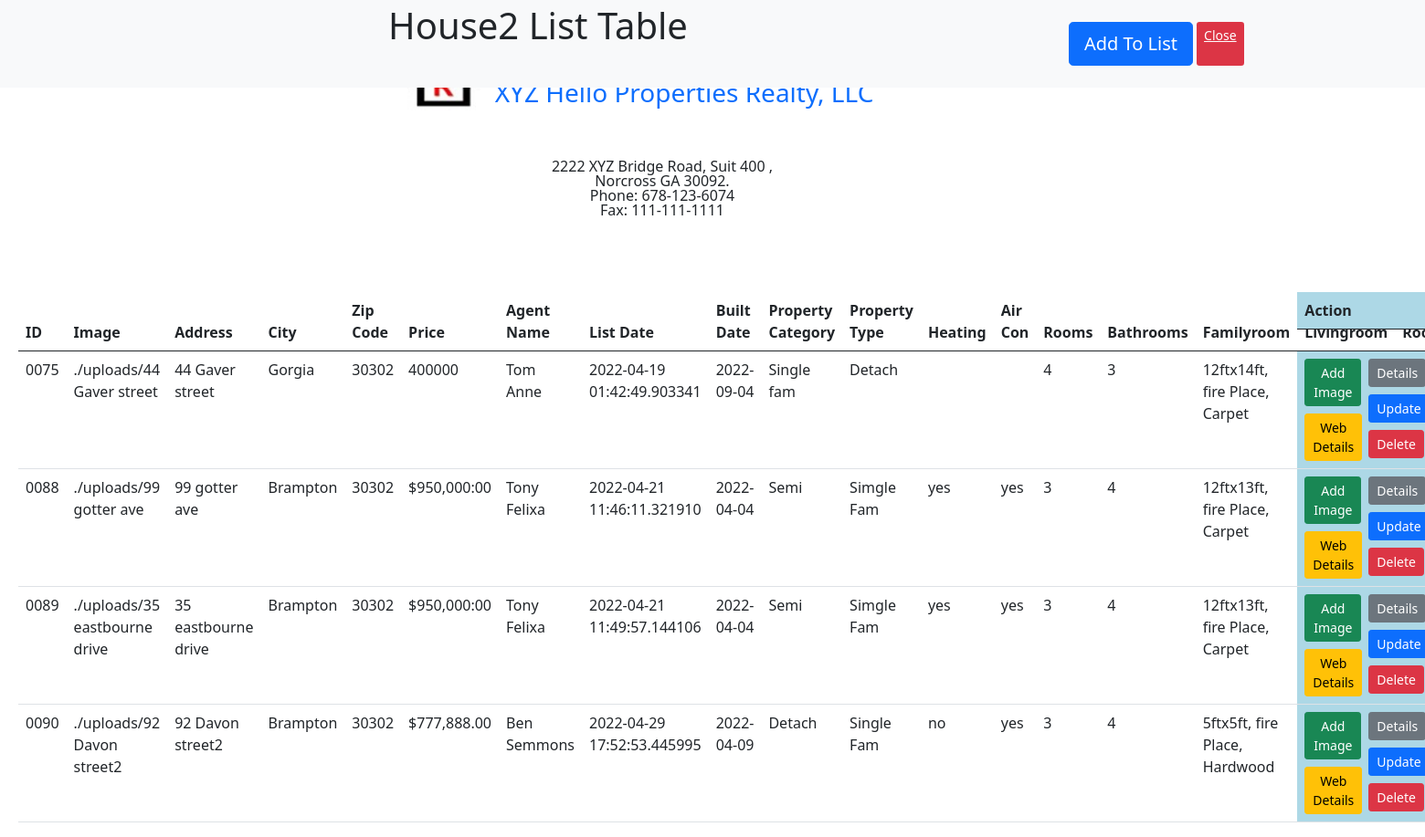
The page / on the database its author committed.
### tables this page shows
CREATE TABLE `house2` (
  `propId` int(4) UNSIGNED ZEROFILL NOT NULL,
  `img_name` varchar(1000) DEFAULT NULL,
  `agent_name` varchar(100) NOT NULL,
  `propAddr` varchar(255) NOT NULL,
  `city` varchar(20) NOT NULL,
  `zipCode` varchar(10) NOT NULL,
  `price` varchar(16) NOT NULL,
  `listDate` datetime(6) NOT NULL DEFAULT current_timestamp(6),
  `builtDate` varchar(16) NOT NULL,
  `propCategory` varchar(20) NOT NULL,
  `propType` varchar(10) NOT NULL,
  `rooms` int(2) NOT NULL,
  `sqftAge` varchar(10) NOT NULL,
  `heating` varchar(10) NOT NULL,
  `aircon` varchar(3) NOT NULL,
  `bathroomQty` int(3) NOT NULL,
  `garagespace` int(2) NOT NULL,
  `parkingspace` int(2) NOT NULL,
  `famRm` varchar(50) DEFAULT NULL,
  `livRm` varchar(50) DEFAULT NULL,
  `dinRm` varchar(50) DEFAULT NULL,
  `dbRm1` varchar(50) DEFAULT NULL,
  `dbRm2` varchar(50) DEFAULT NULL,
  `dbRm3` varchar(50) DEFAULT NULL,
  `dbRm4` varchar(50) DEFAULT NULL,
  `kitRm` varchar(50) DEFAULT NULL
);

### index.php (the view, shortened to what this page needs)
<?php
include_once './include/header.php';
include_once 'db.conn.php';
?>
<div class="wrapper w-100">
  <div style="padding-top: 10px;width: 100%; padding-left: 20px;" class="w-100 justify-content-center">
    <div class="d-flex fixed-top bg-light w-100 mb-5">
      <div class="ps-2 text-center py-1 bg-light w-75">
        <h1>House2 List Table</h1>
      </div>
      <div class=" d-flex h-25 py-4 w-25 pe-2 gap-1">
        <a class="btn btn-primary btn-lg" name="addNew_house" href="addToList/index.php">Add To List</a>
        <a class="btn-danger btn-sm me-2" name="close" href="./closebutton.php">Close</a>
      </div>
    </div>
    <div class="table-responsive-xl mt-5 w-100 justify-content-center">
      <table class="table table-hover">
        <thead>
          <tr>
            <th>ID</th>
            <th>Image</th>
            <th>Address</th>
            <th>City</th>
            <th>Zip Code</th>
            <th>Price</th>
            <th>Agent Name</th>
            <th>List Date</th>
            <th>Built Date </th>
            <th>Property Category</th>
            <th>Property Type</th>
            <th>Heating</th>
            <th>Air Con</th>
            <th>Rooms</th>
            <th>Bathrooms</th>
            <th>Familyroom</th>
            <th>Livingroom</th>
            <th>Dinning Room</th>
            <th>Action</th>
          </tr>
        </thead>
        <tbody>
          <?php
          $query = "SELECT * FROM house2";
          $stmt = $conn->query($query);
          $data = $stmt->fetchAll();
          ?>
          <?php foreach ($data as $row) {
          ?>
            <tr>
              <td><?php echo $row['propId']; ?></td>
              <td><?php echo $row['img_name']; ?></td>
              <td><?php echo $row['propAddr']; ?></td>
              <td><?php echo $row['city']; ?></td>
              <td><?php echo $row['zipCode']; ?></td>
              <td><?php echo $row['price']; ?></td>
              <td><?php echo $row['agent_name']; ?></td>
              <td><?php echo $row['listDate']; ?></td>
              <td><?php echo $row['builtDate']; ?></td>
              <td><?php echo $row['propCategory']; ?></td>
              <td><?php echo $row['propType']; ?></td>
              <td><?php echo $row['heating']; ?></td>
              <td><?php echo $row['aircon']; ?></td>
              <td><?php echo $row['rooms']; ?></td>
              <td><?php echo $row['bathroomQty']; ?></td>
              <td><?php echo $row['famRm']; ?></td>
              <td><?php echo $row['livRm']; ?></td>
              <td><?php echo $row['dinRm']; ?></td>
              <td>
                <div class="d-flex gap-2">
                  <div class="d-block w-50 ">
                    <a class="btn btn-success bt-sm btn-sm" href="./mkdir.php?addImgId=<?= $row['propId'] ?>">Add Image</a>
                    <a class="btn btn-warning btn-sm mt-2 btn-sm" href="./detailsForWeb/index.php?detailsWebId=<?= $row['propId'] ?>">Web Details</a>
                  </div>
                  <div class="d-block w-50">
                    <a class="btn btn-secondary btn-sm btn-sm" href="./details/index.php?detailsId=<?= $row['propId'] ?>">Details</a>
                    <a class="btn btn-primary bt-sm btn-sm mt-2" href="./update/index.php?uploadId=<?= $row['propId'] ?>">Update</a>
                    <a onclick="return confirm('Are you sure you want to delete this entry?')" class="btn btn-danger btn-sm mt-2 btn-sm" href="delete.php?deleteId=<?= $row['propId'] ?>">Delete</a>
                  </div>
                </div>
              </td>
            </tr>
          <?php
          }
          ?>
        </tbody>
      </table>
    </div>
  </div>
  <?php
  include_once './include/footer.php';
  ?>

### include/header.php (shortened to what this page needs)
<!doctype html>
<html lang="en">
<head>
  <link href="https://cdn.jsdelivr.net/npm/bootstrap@5.0.2/dist/css/bootstrap.min.css" rel="stylesheet">
  <link rel="stylesheet" href="https://cdnjs.cloudflare.com/ajax/libs/font-awesome/5.15.3/css/all.min.css">
</head>
<body>
  <header class="logo_header d-flex mt-5 ">
    <div class="mx-auto">
      <nav class="navbar navbar-light d-flex container-md text-center flex-column mx-auto">
        <div class="container-fluid">
          <a class="navbar-brand text-primary fw-bold d-flex" href="#">
            <h3 class="pt-4 mb-0 mx-3"> XYZ Hello Properties Realty, LLC <h3>
          </a>
        </div>
        <div class="office_addr text-wrap w-100 lh-1 mt-5">
          <p>2222 XYZ Bridge Road, Suit 400 ,<br> Norcross GA 30092.<br>
            <span>Phone: </span>678-123-6074 <br>
            <span>Fax: </span>111-111-1111
          </p>
        </div>
    </div>
    <div class="hamburger icon mx-5" id="hamburger">
    </div>
  </header>

### include/footer.php (shortened to what this page needs)
  </body>
</html>

### index.php (style rules this page uses)
* { box-sizing: border-box; margin: 0; padding: 0; }
tr th:last-child, tr td:last-child { display: block; right: 0; position: sticky; width: 140px; height: auto; background-color: lightblue; }

### rows shown on the page
house2: propId "0075", img_name "./uploads/44 Gaver street", propAddr "44 Gaver street", city "Gorgia", zipCode "30302", price "400000", agent_name "Tom Anne", listDate "2022-04-19 01:42:49.903341", builtDate "2022-09-04", propCategory "Single fam", propType "Detach", rooms "4", bathroomQty "3", famRm "12ftx14ft, fire Place, Carpet"
house2: propId "0088", img_name "./uploads/99 gotter ave", propAddr "99 gotter ave", city "Brampton", zipCode "30302", price "$950,000:00", agent_name "Tony Felixa", listDate "2022-04-21 11:46:11.321910", builtDate "2022-04-04", propCategory "Semi", propType "Simgle Fam", heating "yes", aircon "yes", rooms "3", bathroomQty "4", famRm "12ftx13ft, fire Place, Carpet"
house2: propId "0089", img_name "./uploads/35 eastbourne drive", propAddr "35 eastbourne drive", city "Brampton", zipCode "30302", price "$950,000:00", agent_name "Tony Felixa", listDate "2022-04-21 11:49:57.144106", builtDate "2022-04-04", propCategory "Semi", propType "Simgle Fam", heating "yes", aircon "yes", rooms "3", bathroomQty "4", famRm "12ftx13ft, fire Place, Carpet"
house2: propId "0090", img_name "./uploads/92 Davon street2", propAddr "92 Davon street2", city "Brampton", zipCode "30302", price "$777,888.00", agent_name "Ben Semmons", listDate "2022-04-29 17:52:53.445995", builtDate "2022-04-09", propCategory "Detach", propType "Single Fam", heating "no", aircon "yes", rooms "3", bathroomQty "4", famRm "5ftx5ft, fire Place, Hardwood"
